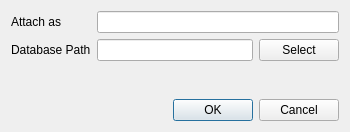
<?xml version="1.0" encoding="UTF-8"?>
<ui version="4.0">
 <class>AttachDatabaseDialog</class>
 <widget class="QDialog" name="AttachDatabaseDialog">
  <property name="geometry">
   <rect>
    <x>0</x>
    <y>0</y>
    <width>350</width>
    <height>132</height>
   </rect>
  </property>
  <property name="windowTitle">
   <string>Dialog</string>
  </property>
  <layout class="QVBoxLayout" name="verticalLayout">
   <item>
    <layout class="QFormLayout" name="formLayout">
     <item row="0" column="0">
      <widget class="QLabel" name="labelAttach">
       <property name="text">
        <string>Attach as</string>
       </property>
      </widget>
     </item>
     <item row="0" column="1">
      <widget class="QLineEdit" name="attachAs"/>
     </item>
     <item row="1" column="0">
      <widget class="QLabel" name="labelDatabase">
       <property name="text">
        <string>Database Path</string>
       </property>
      </widget>
     </item>
     <item row="1" column="1">
      <layout class="QHBoxLayout" name="horizontalLayout">
       <item>
        <widget class="QLineEdit" name="databasePath"/>
       </item>
       <item>
        <widget class="QPushButton" name="pushButton">
         <property name="text">
          <string>Select</string>
         </property>
        </widget>
       </item>
      </layout>
     </item>
    </layout>
   </item>
   <item>
    <widget class="QDialogButtonBox" name="buttonBox">
     <property name="orientation">
      <enum>Qt::Horizontal</enum>
     </property>
     <property name="standardButtons">
      <set>QDialogButtonBox::Cancel|QDialogButtonBox::Ok</set>
     </property>
    </widget>
   </item>
  </layout>
 </widget>
 <resources/>
 <connections>
  <connection>
   <sender>buttonBox</sender>
   <signal>accepted()</signal>
   <receiver>AttachDatabaseDialog</receiver>
   <slot>accept()</slot>
   <hints>
    <hint type="sourcelabel">
     <x>248</x>
     <y>254</y>
    </hint>
    <hint type="destinationlabel">
     <x>157</x>
     <y>274</y>
    </hint>
   </hints>
  </connection>
  <connection>
   <sender>buttonBox</sender>
   <signal>rejected()</signal>
   <receiver>AttachDatabaseDialog</receiver>
   <slot>reject()</slot>
   <hints>
    <hint type="sourcelabel">
     <x>316</x>
     <y>260</y>
    </hint>
    <hint type="destinationlabel">
     <x>286</x>
     <y>274</y>
    </hint>
   </hints>
  </connection>
 </connections>
</ui>
